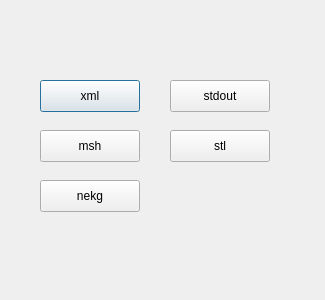
<?xml version="1.0" encoding="UTF-8"?>
<ui version="4.0">
 <class>OutputDialog</class>
 <widget class="QDialog" name="OutputDialog">
  <property name="geometry">
   <rect>
    <x>0</x>
    <y>0</y>
    <width>325</width>
    <height>300</height>
   </rect>
  </property>
  <property name="windowTitle">
   <string>Dialog</string>
  </property>
  <widget class="QPushButton" name="pushButton">
   <property name="geometry">
    <rect>
     <x>40</x>
     <y>80</y>
     <width>100</width>
     <height>32</height>
    </rect>
   </property>
   <property name="text">
    <string>xml</string>
   </property>
  </widget>
  <widget class="QPushButton" name="pushButton_2">
   <property name="geometry">
    <rect>
     <x>40</x>
     <y>130</y>
     <width>100</width>
     <height>32</height>
    </rect>
   </property>
   <property name="text">
    <string>msh</string>
   </property>
  </widget>
  <widget class="QPushButton" name="pushButton_3">
   <property name="geometry">
    <rect>
     <x>40</x>
     <y>180</y>
     <width>100</width>
     <height>32</height>
    </rect>
   </property>
   <property name="text">
    <string>nekg</string>
   </property>
  </widget>
  <widget class="QPushButton" name="pushButton_4">
   <property name="geometry">
    <rect>
     <x>170</x>
     <y>80</y>
     <width>100</width>
     <height>32</height>
    </rect>
   </property>
   <property name="text">
    <string>stdout</string>
   </property>
  </widget>
  <widget class="QPushButton" name="pushButton_5">
   <property name="geometry">
    <rect>
     <x>170</x>
     <y>130</y>
     <width>100</width>
     <height>32</height>
    </rect>
   </property>
   <property name="text">
    <string>stl</string>
   </property>
  </widget>
 </widget>
 <resources/>
 <connections/>
</ui>
